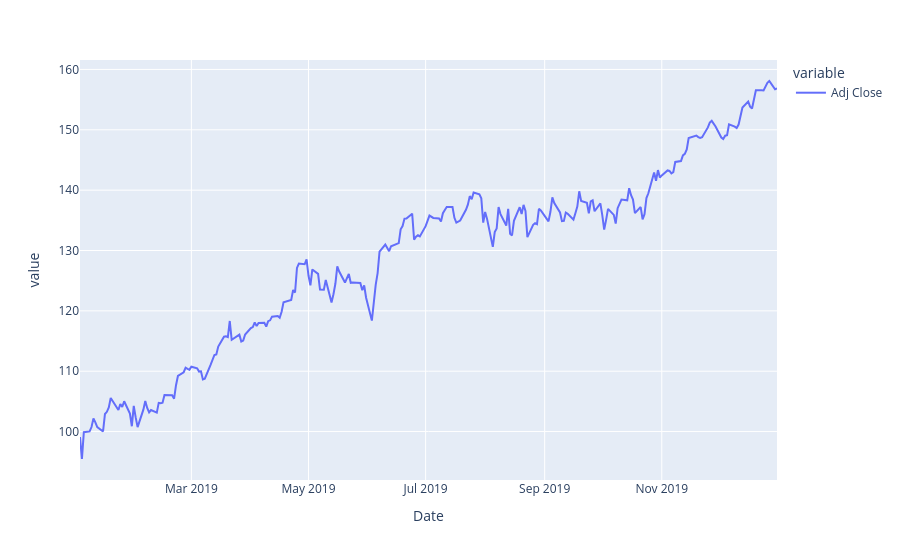

The cell this chart's notebook holds for it:
### Code cell
msft.loc["2019-01":"2019-12","Adj Close"].plot()

### Figure 1 — Plotly figure (JSON) as saved in the notebook; plotly's stock layout.template omitted (floating-point values rounded to 4 significant figures; data arrays with more than 128 entries replaced by an {"elided": "..."} marker saying what was removed)
{"data": [{"hovertemplate": "variable=Adj Close<br>Date=%{x}<br>value=%{y}<extra></extra>", "legendgroup": "Adj Close", "line": {"color": "#636efa", "dash": "solid"}, "marker": {"symbol": "circle"}, "mode": "lines", "name": "Adj Close", "orientation": "v", "showlegend": true, "type": "scatter", "x": {"elided": "252 str values"}, "xaxis": "x", "y": {"elided": "252 float values"}, "yaxis": "y"}], "layout": {"legend": {"title": {"text": "variable"}, "tracegroupgap": 0}, "margin": {"t": 60}, "xaxis": {"anchor": "y", "domain": [0, 1], "title": {"text": "Date"}}, "yaxis": {"anchor": "x", "domain": [0, 1], "title": {"text": "value"}}}}
